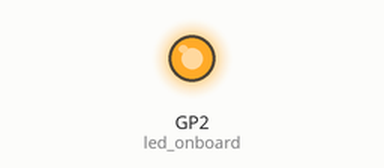
The program below on a simulated Raspberry Pi Pico running MicroPython. Shown: output pins drawn as LEDs (lit = HIGH).

Above: at 1.0 s.
At 5.5 s:
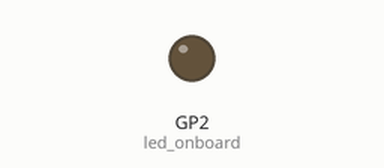
Timing chart, 0 to 6.9 s (numbered marks = the images above):
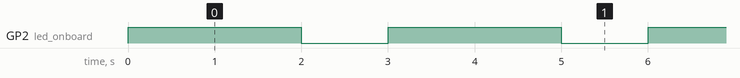

The program:

blink2.py
```python
from machine import Pin #GPIO 腳位所用之套件
import utime#Delay程式所用之套件
#led_onboard = Pin(2, Pin.OUT)  <==> Pin('LED', Pin.OUT)
#定義led_onboard 板載GPIO2 或 板載LED 字樣的GPIO 腳位，
#並定義其腳位為輸出模式(由CPUI向外部輸出電力:以電壓 高低來控制
led_onboard = Pin(2, Pin.OUT)
#定義led_onboard 板載GPIO0 或 板載LED 字樣的GPIO 腳位

while True:
    #led_onboard.toggle()
    led_onboard.on()#設定led_onboard腳位物件為高電位
    utime.sleep(2)#休息兩秒鐘
    led_onboard.off()#設定led_onboard腳位物件為低電位
    utime.sleep(1)#休息兩秒鐘
# led_onboard.toggle() ==> led_onboard.on() and  led_onboard.off()
```

Measured:
- by itself, GP2 (led_onboard): alternates HIGH for 2.0 s and LOW for 1.0 s
